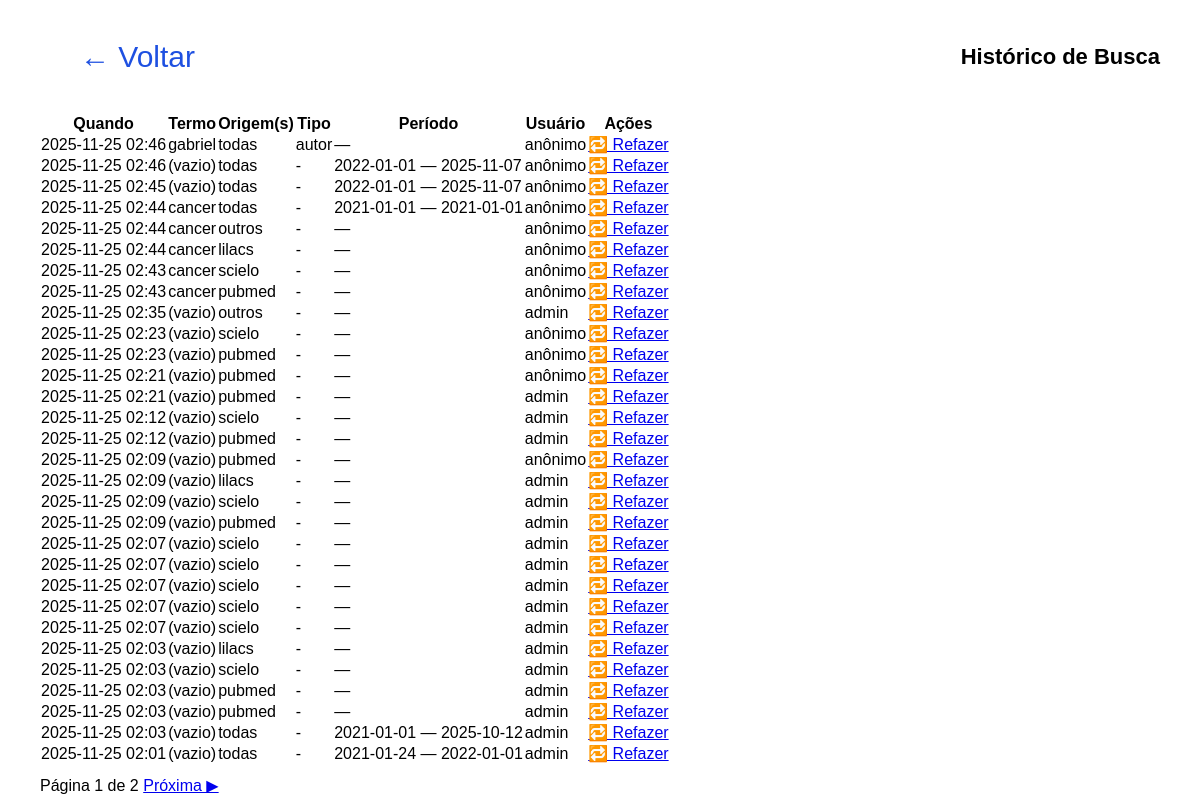
Before: /historico/ with the older database file.
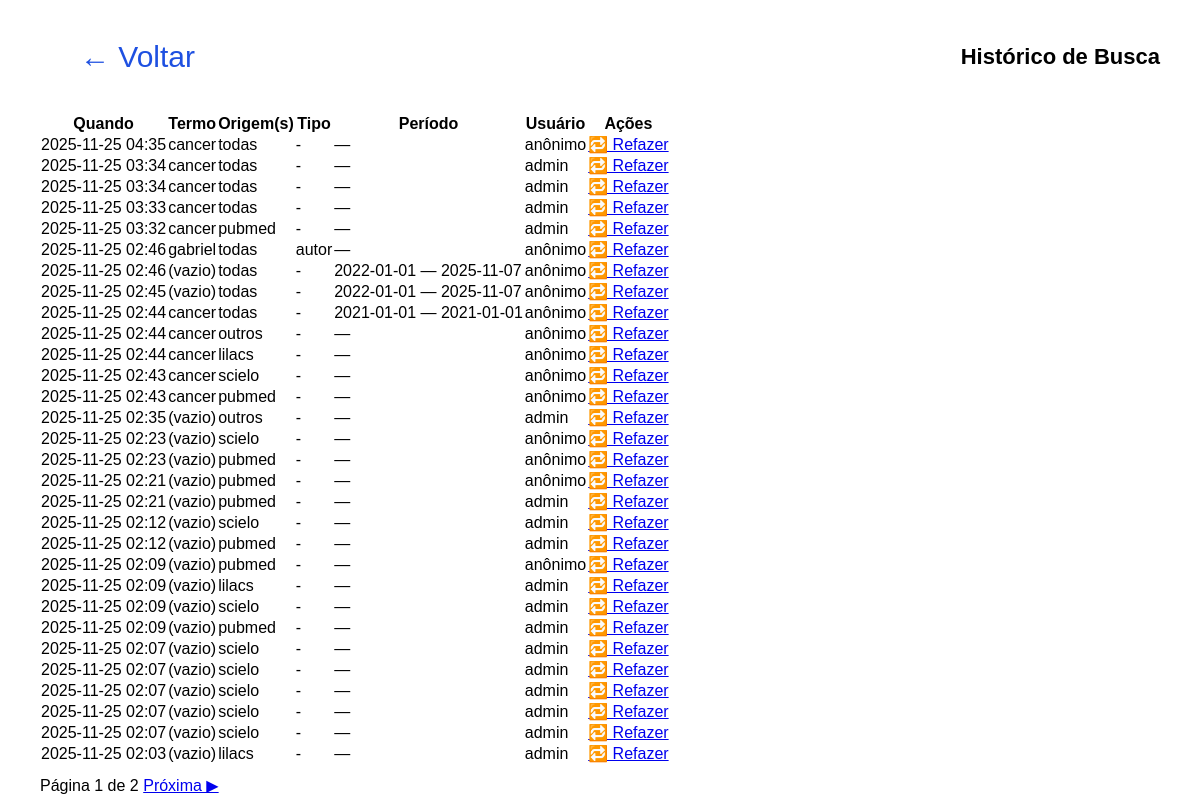
After: the same page with the newer database file.
### busca/models.py (models this page shows, shortened)
class SearchHistory(models.Model):
    user = models.ForeignKey(
        settings.AUTH_USER_MODEL,
        null=True,
        blank=True,
        on_delete=models.SET_NULL,
        help_text="Usuário que executou a busca (se autenticado)"
    )
    termo = models.CharField("termo", max_length=500, blank=True)
    origem = models.CharField("origem(s)", max_length=200, blank=True)   # ex: "pubmed,scielo"
    tipo = models.CharField("tipo", max_length=50, blank=True)           # autor / titulo / tema
    data_inicio = models.DateField("data início", null=True, blank=True)
    data_fim = models.DateField("data fim", null=True, blank=True)
    query_string = models.TextField("query string", blank=True)
    created_at = models.DateTimeField(auto_now_add=True)
    class Meta:
        verbose_name = "Histórico de Busca"
        verbose_name_plural = "Histórico de Buscas"
        ordering = ["-created_at"]

### busca/views.py (the view)
# urls.py: path("historico/", views.historico, name="historico"),
def historico(request):
    qs = SearchHistory.objects.all().select_related("user")
    paginator = Paginator(qs, 30)  # 30 por página
    page = request.GET.get("page", 1)
    page_obj = paginator.get_page(page)
    return render(request, "busca/historico.html", {
        "page_obj": page_obj
    })

### busca/templates/busca/historico.html (shortened to what this page needs)
{% load static %}
<!doctype html>
<html lang="pt-br">
<head>
  <link rel="stylesheet" href="{% static 'busca/style.css' %}">
</head>
<body>
  <header>
    <a href="{% url 'home' %}" class="back-button">← Voltar</a>
    <h1>Histórico de Busca</h1>
  </header>
  <div class="container">
    <div class="results-box">
      {% if page_obj.object_list %}
        <table class="history-table" style="width:100%; border-collapse:collapse;">
          <thead>
            <tr>
              <th>Quando</th>
              <th>Termo</th>
              <th>Origem(s)</th>
              <th>Tipo</th>
              <th>Período</th>
              <th>Usuário</th>
              <th>Ações</th>
            </tr>
          </thead>
          <tbody>
            {% for h in page_obj.object_list %}
              <tr>
                <td style="white-space:nowrap;">{{ h.created_at|date:"Y-m-d H:i" }}</td>
                <td>{{ h.termo|default:"(vazio)" }}</td>
                <td>{{ h.origem|default:"todas" }}</td>
                <td>{{ h.tipo|default:"-" }}</td>
                <td>
                  {% if h.data_inicio or h.data_fim %}
                    {{ h.data_inicio|date:"Y-m-d" }} — {{ h.data_fim|date:"Y-m-d" }}
                  {% else %}
                    —
                  {% endif %}
                </td>
                <td>
                    {% if h.user %}
                        {{ h.user.username }}
                    {% else %}
                        anônimo
                    {% endif %}
                </td>
                <td>
                  <a href="{% url 'resultados' %}?{{ h.query_string }}" class="btn small">🔁 Refazer</a>
                </td>
              </tr>
            {% endfor %}
          </tbody>
        </table>
        <div style="margin-top:12px;">
          Página {{ page_obj.number }} de {{ page_obj.paginator.num_pages }}
          {% if page_obj.has_next %}
            <a href="?page={{ page_obj.next_page_number }}">Próxima ▶</a>
          {% endif %}
        </div>
      {% else %}
        <p>Nenhuma busca registrada ainda.</p>
      {% endif %}
    </div>
  </div>
</body>
</html>

### busca/static/busca/style.css (style rules this page uses)
body { font-family: 'Arial', sans-serif; background-color: #fff; margin: 0; padding: 0; color: #000; overflow-x: hidden; }
header { display: flex; justify-content: space-between; align-items: center; padding: 20px 40px; }
h1 { font-size: 22px; font-weight: bold; }
.back-button { font-size: 30px; color: #1E50E1; text-decoration: none; display: inline-block; margin: 20px 40px; }
.container { display: flex; justify-content: space-between; align-items: flex-start; padding: 0 40px; }

Changed rows visible on the page:
no longer on this page (row unchanged): SearchHistory: created_at "2025-11-25 02:03", termo "(vazio)", origem "scielo", tipo "-", user.username "admin"
no longer on this page (row unchanged): SearchHistory: created_at "2025-11-25 02:03", termo "(vazio)", origem "pubmed", tipo "-", user.username "admin"
no longer on this page (row unchanged): SearchHistory: created_at "2025-11-25 02:03", termo "(vazio)", origem "pubmed", tipo "-", user.username "admin"
no longer on this page (row unchanged): SearchHistory: created_at "2025-11-25 02:03", termo "(vazio)", origem "todas", tipo "-", data_inicio "2021-01-01", data_fim "2025-10-12", user.username "admin"
no longer on this page (row unchanged): SearchHistory: created_at "2025-11-25 02:01", termo "(vazio)", origem "todas", tipo "-", data_inicio "2021-01-24", data_fim "2022-01-01", user.username "admin"
added SearchHistory: created_at "2025-11-25 04:35", termo "cancer", origem "todas", tipo "-", shows "anônimo"
added SearchHistory: created_at "2025-11-25 03:34", termo "cancer", origem "todas", tipo "-", user.username "admin"
added SearchHistory: created_at "2025-11-25 03:34", termo "cancer", origem "todas", tipo "-", user.username "admin"
added SearchHistory: created_at "2025-11-25 03:33", termo "cancer", origem "todas", tipo "-", user.username "admin"
added SearchHistory: created_at "2025-11-25 03:32", termo "cancer", origem "pubmed", tipo "-", user.username "admin"
